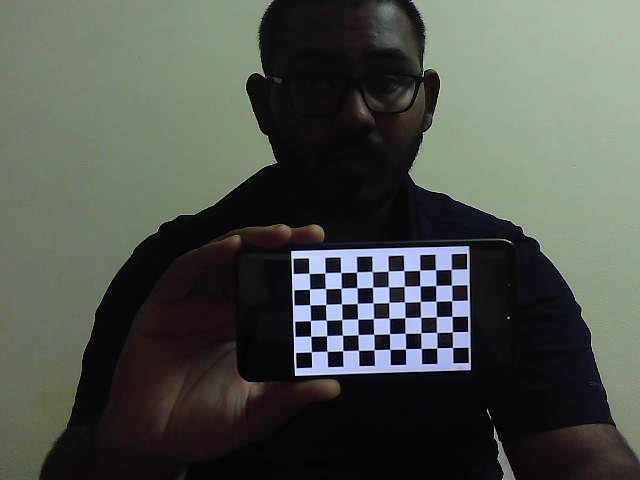
#> input picture LAB-3/images/stereoRight/imageR0.png, 640 x 480 px, found by its file name; its folder holds only this picture in this run
$ jupyter execute LAB2_Camera_Calibration.ipynb
#> lines starting #> are read from the running program, lines starting #| are printed output that depends on the picture; after the words box and inside, x2 and y2 are one past the last pixel; in counts of white or black regions, pixels touching at a corner belong together; long printed decimals are rounded
[cell 1]
import numpy as np
import cv2 as cv
import os


################ FIND CHESSBOARD CORNERS - OBJECT POINTS AND IMAGE POINTS #############################

chessboardSize = (10,6)

# termination criteria
criteria = (cv.TERM_CRITERIA_EPS + cv.TERM_CRITERIA_MAX_ITER, 30, 0.001)


# prepare object points, like (0,0,0), (1,0,0), (2,0,0) ....,(6,5,0)
objp = np.zeros((chessboardSize[0] * chessboardSize[1], 3), np.float32)
objp[:,:2] = np.mgrid[0:chessboardSize[0],0:chessboardSize[1]].T.reshape(-1,2)

size_of_chessboard_squares_mm = 20
objp = objp * size_of_chessboard_squares_mm


# Arrays to store object points and image points from all the images.
objpoints = [] # 3d point in real world space
imgpoints = [] # 2d points in image plane.


Dir =r"D:/8 th semester/computer vision/cvlab/LAB-3/images/stereoRight"
images = os.listdir(Dir)
chessBoardImg = [os.path.join(Dir,fname) for fname in images]
print(chessBoardImg)
for image in chessBoardImg:


    img = cv.imread(image)
#> img is the input picture: shape (480, 640, 3); mean B, G, R 75.8, 81.8, 77.6
    img = cv.resize(img,(640, 480))
    gray = cv.cvtColor(img, cv.COLOR_BGR2GRAY)
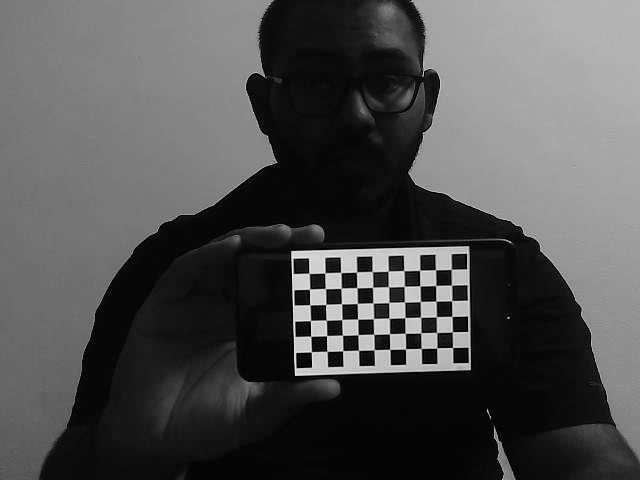
#> gray: shape (480, 640); min 0, max 249, mean 79.8

    # Find the chess board corners
    ret, corners = cv.findChessboardCorners(gray, chessboardSize, None)
#> ret = True; corners = 60 rows, first 8: [308.9, 273.3], [324.8, 273.1], [340.7, 272.5], [356.6, 272], [372.2, 271.5], [388.1, 271.1], [403.8, 270.6], [419.6, 270.3]

    print(ret)
#| True


    # If found, add object points, image points (after refining them)
    if ret == True:

        objpoints.append(objp)
        corners2 = cv.cornerSubPix(gray, corners, (11,11), (-1,-1), criteria)
#> corners2 = 60 rows, first 8: [309.1, 273.4], [324.9, 272.9], [340.8, 272.5], [356.5, 272], [372.3, 271.5], [388.2, 271.1], [403.8, 270.6], [419.6, 270.2]
        imgpoints.append(corners)

        # Draw and display the corners
        cv.drawChessboardCorners(img, chessboardSize, corners2, ret)
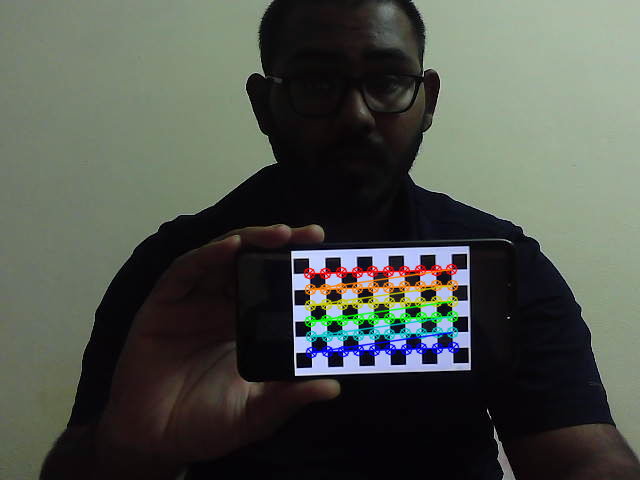
#> img: shape (480, 640, 3); 2.85% of pixels changed, all inside (x1, y1, x2, y2) = (303, 263, 460, 359)
        cv.imshow("img",img)
        cv.waitKey(1000)


cv.destroyAllWindows()


# # ############## CALIBRATION #######################################################

ret, cameraMatrix, dist, rvecs, tvecs = cv.calibrateCamera(objpoints, imgpoints, chessboardSize, None, None)
#> ret = 0.106; cameraMatrix = [[4084.3, 0, 6.53], [0, 4090.1, 0.362], [0, 0, 1]]; dist = [[-0.0701, -27.7, 0.0385, 0.128, 158]]; rvecs = ([0.0935, -0.18, -0.0232],); tvecs = ([377.3, 343.5, 5279.4],)


# [31 lines of commented-out code are left out]
mean_error = 0

for i in range(len(objpoints)):
    imgpoints2, _ = cv.projectPoints(objpoints[i], rvecs[i], tvecs[i], cameraMatrix, dist)
    error = cv.norm(imgpoints[i], imgpoints2, cv.NORM_L2)/len(imgpoints2)
    mean_error += error
#> this loop made 1 pass
#> (error, mean_error) on pass 1: (0.0136, 0.0136)
#> after the loop, mean_error = 0.0136

print( "total error: {}".format(mean_error/len(objpoints)) )
#| total error: 0.01364

[cell 2]
len(objpoints)
#> Out = 1

[cell 3]
cameraMatrix
#> Out = [[4084.3, 0, 6.53], [0, 4090.1, 0.362], [0, 0, 1]]

$ run again, on LAB-3/images/stereoRight/imageR12.png
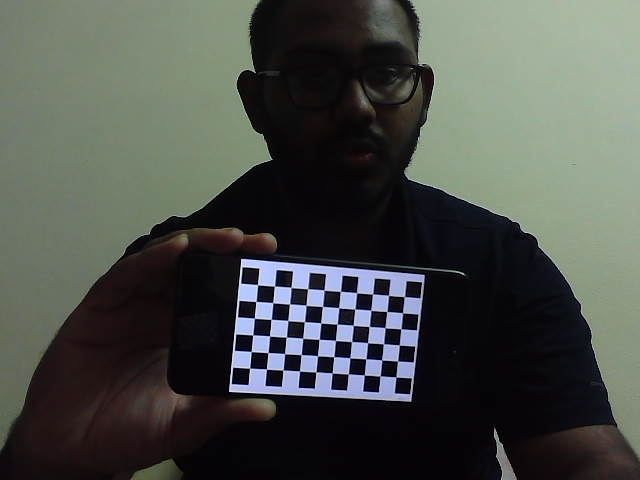
#> input picture LAB-3/images/stereoRight/imageR12.png, 640 x 480 px, found by its file name
#> img is the input picture: shape (480, 640, 3); mean B, G, R 73.5, 78.6, 74.6
#> `gray = cv.cvtColor(img, cv.COLOR_BGR2GRAY)`:
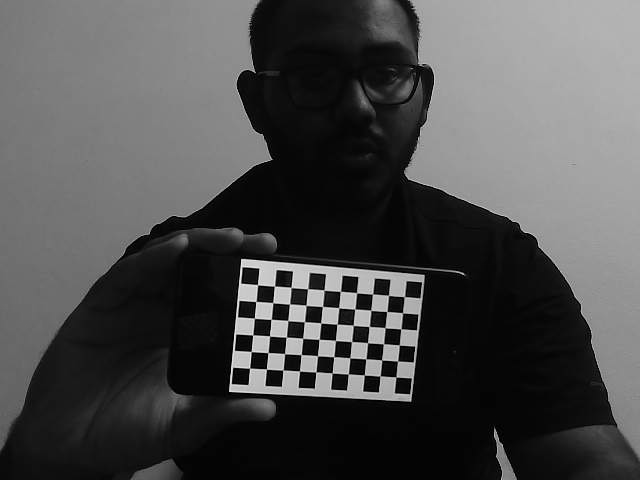
#> gray: shape (480, 640); min 0, max 248, mean 76.8
#> `ret, corners = cv.findChessboardCorners(gray, chessboardSize, None)`: ret = True; corners = 60 rows, first 8: [257.5, 284.7], [274.5, 286.1], [290.9, 287.4], [307.5, 288.7], [323.8, 290.1], [340.3, 291.4], [356.7, 292.8], [372.5, 294]
#| True
#> corners2 = 60 rows, first 8: [257.5, 284.7], [274.5, 286.2], [291.1, 287.4], [307.6, 288.7], [324.1, 290.1], [340.4, 291.4], [356.5, 292.7], [372.5, 294]
#> `cv.drawChessboardCorners(img, chessboardSize, corners2, ret)`:
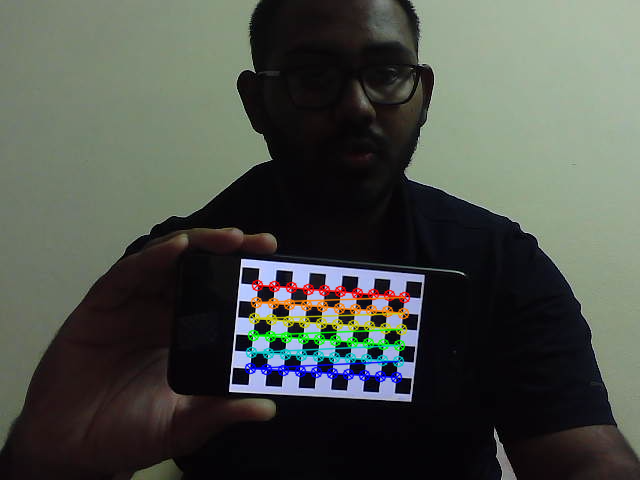
#> img: shape (480, 640, 3); 2.92% of pixels changed, all inside (x1, y1, x2, y2) = (244, 279, 411, 384)
#> `ret, cameraMatrix, dist, rvecs, tvecs = cv.calibrateCamera(objpoints, ..`: ret = 0.118; cameraMatrix = [[2015.5, 0, -8.78], [0, 1822.1, 6.72], [0, 0, 1]]; dist = [[-0.172, -12.47, 0.186, 0.0759, 62.65]]; rvecs = ([0.12, -0.249, 0.0957],); tvecs = ([294, 331.8, 2387.3],)
#> the loop `for i in range(len(objpoints)):` made 1 pass
#> (error, mean_error) on pass 1: (0.0152, 0.0152)
#> after the loop `for i in range(len(objpoints)):`: mean_error = 0.0152
#| total error: 0.01518
#> `len(objpoints)`: Out = 1
#> `cameraMatrix`: Out = [[2015.5, 0, -8.78], [0, 1822.1, 6.72], [0, 0, 1]]
